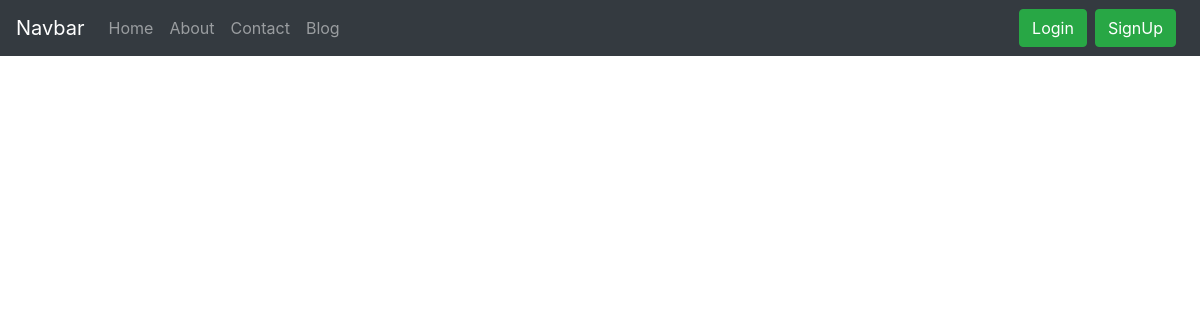
Page /blog/ on the earlier database version.
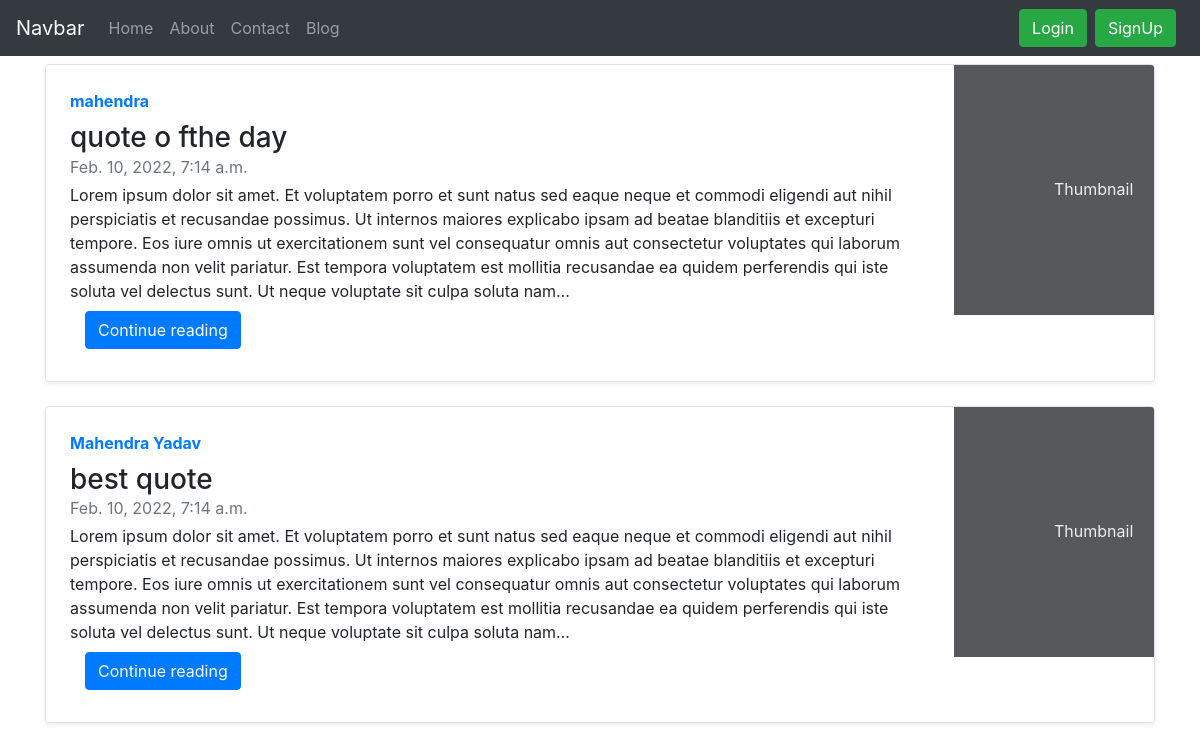
Same page on the later database version.
### blog/models.py (models this page shows, shortened)
class Post(models.Model):
     sn = models.AutoField(primary_key= True)
     title = models.CharField(max_length=500)
     content = models.TextField()
     slug = models.CharField(max_length=500)
     timestamp = models.DateTimeField(blank=True)
     author = models.CharField(max_length=100)

### blog/views.py (the view)
# urls.py: path("", views.bloghome, name='home'),
def bloghome(request):
      all_post = Post.objects.all()
      context = {"all_post": all_post}
      return render(request, "blog/bloghome.html", context)

### templates/blog/bloghome.html (shortened to what this page needs)
{% extends "base.html" %}
{% block body %}
{% for post in all_post %}
<div class="container my-2">
      <div class="row no-gutters border rounded overflow-hidden flex-md-row mb-4 shadow-sm h-md-250 position-relative">
        <div class="col p-4 d-flex flex-column position-static">
          <strong class="d-inline-block mb-2 text-primary">{{post.author}}</strong>
          <h3 class="mb-0">{{post.title}}</h3>
          <div class="mb-1 text-muted">{{post.timestamp}}</div>
          <p class="card-text mb-auto">{{post.content | truncatechars:500}}</p>
         <div class = "container my-2">
          <a href="/blog/{{post.slug}}" role ="button" class="btn btn-primary">Continue reading</a>
        </div>
         </div>
        <div class="col-auto d-none d-lg-block">
          <svg class="bd-placeholder-img" width="200" height="250" xmlns="http://www.w3.org/2000/svg" role="img" aria-label="Placeholder: Thumbnail" preserveAspectRatio="xMidYMid slice" focusable="false"><title>Placeholder</title><rect width="100%" height="100%" fill="#55595c"></rect><text x="50%" y="50%" fill="#eceeef" dy=".3em">Thumbnail</text></svg>
        </div>
      </div>
    </div>
{% endfor %}
{% endblock body %}

Differences in the rows shown:
added Post: author "mahendra", title "quote o fthe day", timestamp "Feb. 10, 2022, 7:14 a.m.", content "Lorem ipsum dolor sit amet. Et voluptatem porro et sunt natus sed eaque neque et commodi eligendi aut nihil perspiciatis et recusandae possimus. Ut internos maiores explicabo ipsam ad beatae blanditiis et excepturi tempore. Eos iure omnis ut exercitationem sunt vel consequatur omnis aut consectetur voluptates qui laborum assumenda non velit pariatur. Est tempora voluptatem est mollitia recusandae ea quidem perferendis qui iste soluta vel delectus sunt. Ut neque voluptate sit culpa soluta nam…"
added Post: author "Mahendra Yadav", title "best quote", timestamp "Feb. 10, 2022, 7:14 a.m.", content "Lorem ipsum dolor sit amet. Et voluptatem porro et sunt natus sed eaque neque et commodi eligendi aut nihil perspiciatis et recusandae possimus. Ut internos maiores explicabo ipsam ad beatae blanditiis et excepturi tempore. Eos iure omnis ut exercitationem sunt vel consequatur omnis aut consectetur voluptates qui laborum assumenda non velit pariatur. Est tempora voluptatem est mollitia recusandae ea quidem perferendis qui iste soluta vel delectus sunt. Ut neque voluptate sit culpa soluta nam…"
